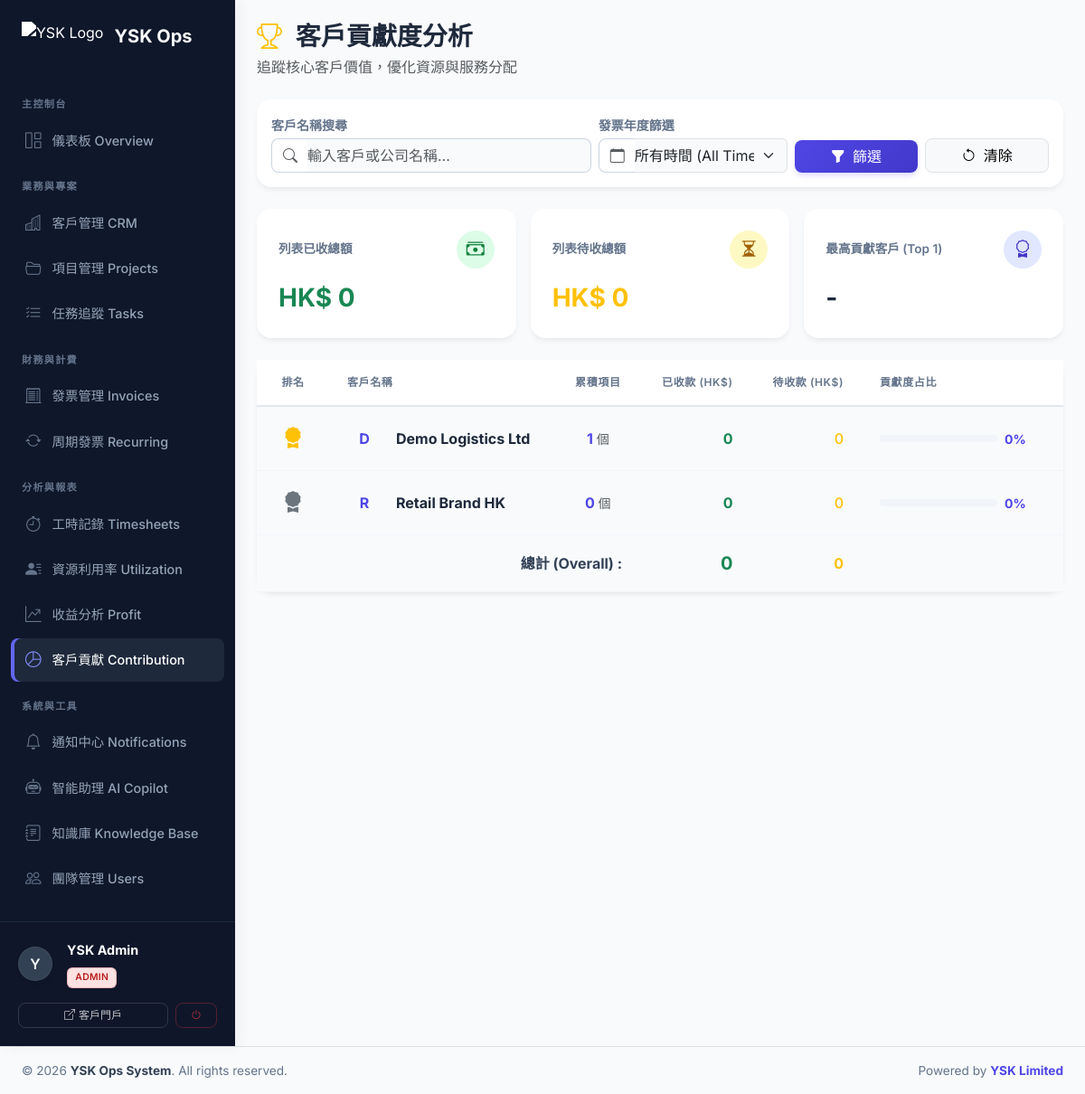
/client_contribution.php (signed in), run on an earlier commit of the app's database.
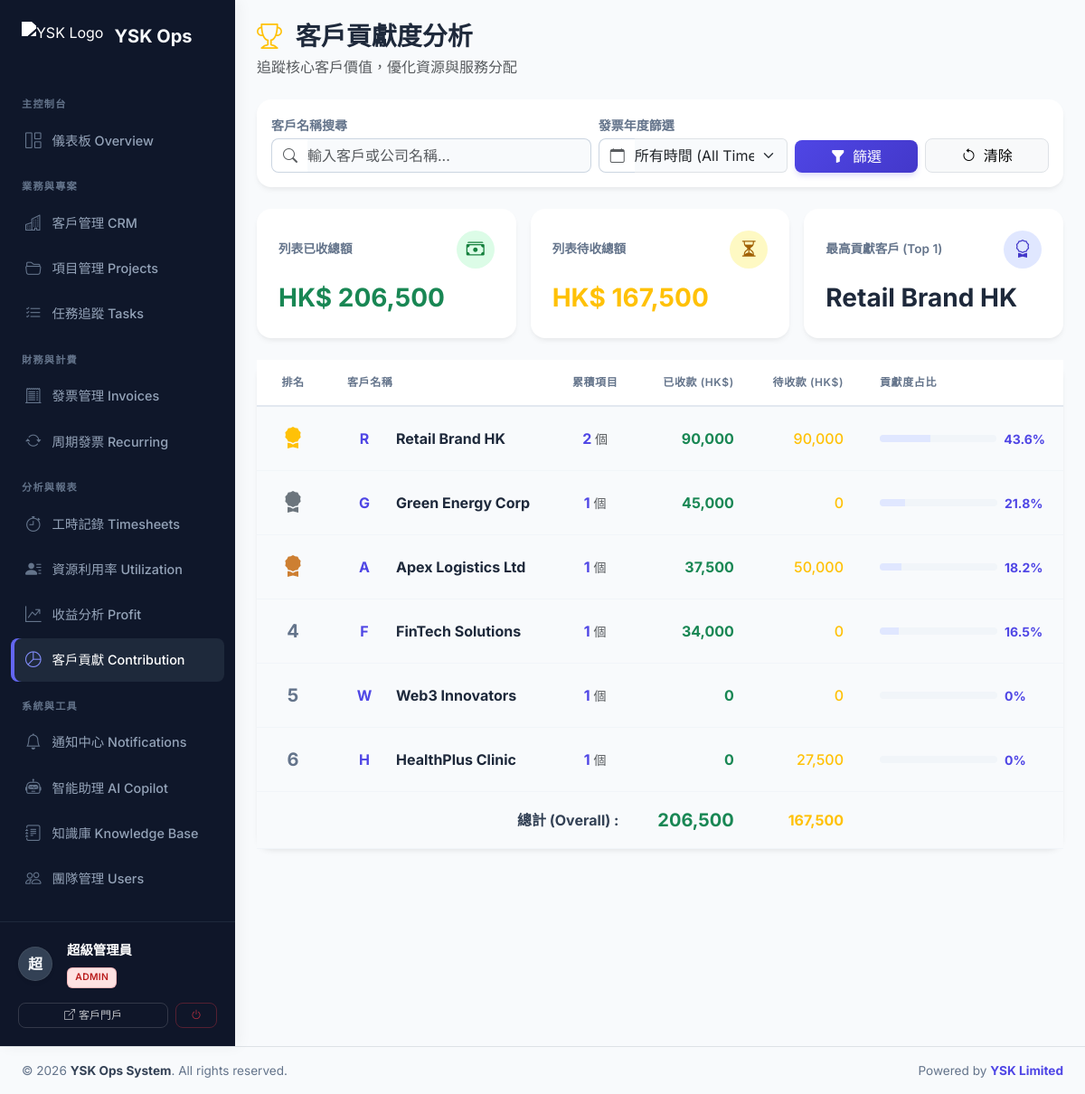
And on a later commit of the database.
### tables this page shows
CREATE TABLE clients (
    id INT AUTO_INCREMENT PRIMARY KEY,
    company_name VARCHAR(150) NOT NULL,
    contact_person VARCHAR(100),
    email VARCHAR(100),
    phone VARCHAR(20),
    address TEXT,
    notes TEXT,
    status ENUM('active', 'inactive', 'lead') DEFAULT 'active',
    created_at TIMESTAMP DEFAULT CURRENT_TIMESTAMP,
    updated_at TIMESTAMP DEFAULT CURRENT_TIMESTAMP ON UPDATE CURRENT_TIMESTAMP,
    FULLTEXT KEY ft_clients (company_name, contact_person, email, notes)
);

### includes/db.php (called while the page is built, shortened)
<?php
function get_db_connection() {
    static $pdo = null;
    if ($pdo === null) {
        try {
            $dsn = "mysql:host=" . DB_HOST . ";dbname=" . DB_NAME . ";charset=" . DB_CHARSET;
            $pdo = new PDO($dsn, DB_USER, DB_PASS, [
                PDO::ATTR_ERRMODE => PDO::ERRMODE_EXCEPTION,
                PDO::ATTR_DEFAULT_FETCH_MODE => PDO::FETCH_ASSOC,
                PDO::ATTR_EMULATE_PREPARES => false,
            ]);
        } catch (PDOException $e) {
            die("Database connection failed: " . $e->getMessage() . "<br>Please check config.php and run database.sql first.");
        }
    }
    return $pdo;
}
function db_query($sql, $params = []) {
    $pdo = get_db_connection();
    $stmt = $pdo->prepare($sql);
    $stmt->execute($params);
    return $stmt;
}
function db_fetch_all($sql, $params = []) {
    return db_query($sql, $params)->fetchAll();
}
?>

### client_contribution.php (the view, shortened to what the changed rows need)
<?php
require_once 'includes/db.php';
$search_clause = "";
$params = [];
$year_clause = "";
$sql = "
    SELECT c.*,
           (SELECT COUNT(*) FROM projects WHERE client_id = c.id) as project_count,
           (SELECT COALESCE(SUM(total_amount),0) FROM invoices WHERE client_id = c.id AND status = 'paid' $year_clause) as total_revenue,
           (SELECT COALESCE(SUM(total_amount),0) FROM invoices WHERE client_id = c.id AND status IN ('draft', 'sent', 'overdue') $year_clause) as pending_revenue
    FROM clients c
    WHERE c.status = 'active' $search_clause
    ORDER BY total_revenue DESC
";
$clients = db_fetch_all($sql, $params);
$total_all_revenue = array_sum(array_column($clients, 'total_revenue'));
$total_all_pending = array_sum(array_column($clients, 'pending_revenue'));
$top_client = !empty($clients) && $clients[0]['total_revenue'] > 0 ? $clients[0] : null;
?>
<?php include 'includes/header.php'; ?>
<div class="d-flex">
    <?php include 'includes/sidebar.php'; ?>
    <div class="flex-grow-1 p-4">
        <div class="d-flex justify-content-between align-items-center mb-4">
            <div>
                <h2 class="h3 fw-bold mb-1 text-slate-800">
                    <i class="bi bi-trophy me-2 text-warning"></i> 客戶貢獻度分析
                </h2>
            </div>
        </div>
        <div class="row g-3 mb-4">
            <div class="col-md-4">
                <div class="card stat-card h-100 border-0 shadow-sm">
                    <div class="card-body p-4">
                        <div class="d-flex justify-content-between align-items-center mb-3">
                            <h6 class="text-slate-500 fw-semibold mb-0" style="font-size: 0.85rem;">列表已收總額</h6>
                            <div class="bg-success bg-opacity-10 text-success rounded-circle d-flex align-items-center justify-content-center" style="width: 42px; height: 42px;">
                            </div>
                        </div>
                        <h3 class="fw-bold text-success mb-1">HK$ <?= number_format($total_all_revenue, 0) ?></h3>
                    </div>
                </div>
            </div>
            <div class="col-md-4">
                <div class="card stat-card h-100 border-0 shadow-sm">
                    <div class="card-body p-4">
                        <div class="d-flex justify-content-between align-items-center mb-3">
                            <h6 class="text-slate-500 fw-semibold mb-0" style="font-size: 0.85rem;">列表待收總額</h6>
                            <div class="bg-warning bg-opacity-10 text-warning rounded-circle d-flex align-items-center justify-content-center" style="width: 42px; height: 42px;">
                            </div>
                        </div>
                        <h3 class="fw-bold text-warning mb-1">HK$ <?= number_format($total_all_pending, 0) ?></h3>
                    </div>
                </div>
            </div>
            <div class="col-md-4">
                <div class="card stat-card h-100 border-0 shadow-sm">
                    <div class="card-body p-4">
                        <div class="d-flex justify-content-between align-items-center mb-3">
                            <h6 class="text-slate-500 fw-semibold mb-0" style="font-size: 0.85rem;">最高貢獻客戶 (Top 1)</h6>
                            <div class="bg-primary bg-opacity-10 text-primary rounded-circle d-flex align-items-center justify-content-center" style="width: 42px; height: 42px;">
                            </div>
                        </div>
                        <h3 class="fw-bold text-slate-800 mb-1 text-truncate" style="max-width: 100%;" title="<?= htmlspecialchars($top_client['company_name'] ?? '無') ?>">
                            <?= $top_client ? htmlspecialchars($top_client['company_name']) : '-' ?>
                        </h3>
                    </div>
                </div>
            </div>
        </div>
        <div class="card border-0 shadow-sm mb-4">
            <div class="card-body p-0">
                <div class="table-responsive">
                    <table class="table table-hover align-middle mb-0">
                        <thead>
                            <tr>
                                <th width="80" class="text-center">排名</th>
                                <th>客戶名稱</th>
                                <th class="text-center">累積項目</th>
                                <th class="text-end">已收款 (HK$)</th>
                                <th class="text-end">待收款 (HK$)</th>
                                <th width="25%">貢獻度占比</th>
                            </tr>
                        </thead>
                        <tbody>
                            <?php $rank = 1; foreach ($clients as $c):
                                $contribution = $total_all_revenue > 0 ? round(($c['total_revenue'] / $total_all_revenue) * 100, 1) : 0;
                                $avatar_char = mb_substr($c['company_name'] ?? 'C', 0, 1, 'UTF-8');
                                $rank_html = "<strong>{$rank}</strong>";
                                if ($rank == 1) $rank_html = "<i class='bi bi-award-fill fs-4 text-warning' title='Top 1'></i>";
                                elseif ($rank == 2) $rank_html = "<i class='bi bi-award-fill fs-4 text-secondary' title='Top 2'></i>";
                                elseif ($rank == 3) $rank_html = "<i class='bi bi-award-fill fs-4' style='color: #cd7f32;' title='Top 3'></i>";
                            ?>
                            <tr>
                                <td class="text-center text-slate-500 fs-5"><?= $rank_html ?></td>
                                <td>
                                    <div class="d-flex align-items-center">
                                        <div class="bg-indigo bg-opacity-10 text-indigo rounded-circle d-flex align-items-center justify-content-center me-3" style="width: 38px; height: 38px;">
                                            <span class="fw-bold fs-6"><?= htmlspecialchars($avatar_char) ?></span>
                                        </div>
                                        <span class="fw-bold text-slate-800"><?= htmlspecialchars($c['company_name'] ?? '') ?></span>
                                    </div>
                                </td>
                                <td class="text-center">
                                    <div class="fw-bold text-indigo fs-6"><?= $c['project_count'] ?> <span class="text-muted small fw-normal">個</span></div>
                                </td>
                                <td class="text-end fw-bold text-success fs-6">
                                    <?= number_format($c['total_revenue'], 0) ?>
                                </td>
                                <td class="text-end text-warning fw-medium">
                                    <?= number_format($c['pending_revenue'], 0) ?>
                                </td>
                                <td class="pe-4">
                                    <div class="d-flex align-items-center gap-2">
                                        <div class="progress flex-grow-1" style="height: 8px; border-radius: 4px; background-color: #f1f5f9;">
                                            <div class="progress-bar bg-primary" style="width: <?= $contribution ?>%"></div>
                                        </div>
                                        <small class="fw-bold text-primary" style="min-width: 45px;"><?= $contribution ?>%</small>
                                    </div>
                                </td>
                            </tr>
                            <?php $rank++; endforeach; ?>
                        </tbody>
                        <tfoot class="bg-light">
                            <tr>
                                <td colspan="3" class="text-end fw-bold text-slate-700 py-3">總計 (Overall) :</td>
                                <td class="text-end fw-bold text-success fs-5 py-3"><?= number_format($total_all_revenue, 0) ?></td>
                                <td class="text-end fw-bold text-warning fs-6 py-3"><?= number_format($total_all_pending, 0) ?></td>
                                <td class="pe-4"></td>
                            </tr>
                        </tfoot>
                    </table>
                </div>
            </div>
        </div>
    </div>
</div>
<?php include 'includes/footer.php'; ?>

### includes/sidebar.php (shortened to what the changed rows need)
<div id="sidebar" class="d-flex flex-column pb-0">
    <?php
        $user_name = $_SESSION['user']['full_name'] ?? 'User';
        $user_role = $_SESSION['user']['role'] ?? 'viewer';
        $avatar_char = mb_substr($user_name, 0, 1, 'UTF-8');
        $role_colors = [
            'admin' => 'danger',
            'pm' => 'primary',
            'developer' => 'success',
            'finance' => 'warning',
            'viewer' => 'secondary'
        ];
        $r_color = $role_colors[$user_role] ?? 'secondary';
    ?>
    <div class="sidebar-user-card">
        <div class="d-flex align-items-center mb-3">
            <div class="sidebar-user-avatar me-3 shadow-sm border border-secondary border-opacity-25">
                <?= htmlspecialchars($avatar_char) ?>
            </div>
            <div class="overflow-hidden">
                <div class="text-white fw-bold text-truncate" style="font-size: 0.9rem;"><?= htmlspecialchars($user_name) ?></div>
                <div class="mt-1">
                    <span class="badge bg-<?= $r_color ?> bg-opacity-25 text-<?= $r_color ?> border border-<?= $r_color ?> border-opacity-25" style="font-size: 0.65rem; padding: 3px 6px;">
                    </span>
                </div>
            </div>
        </div>
    </div>
</div>

What changed in the data, as far as the page shows it:
changed clients "Retail Brand HK": company_name (not shown) → "Retail Brand HK"; project_count "0" → "2"; total_revenue "0" → "90,000"; pending_revenue "0" → "90,000"; contribution "0" → "43.6"; moves up the list
added clients: company_name "G", company_name "Green Energy Corp", project_count "1", total_revenue "45,000", pending_revenue "0", contribution "21.8"
changed clients: company_name "D" → "A"; company_name "Demo Logistics Ltd" → "Apex Logistics Ltd"; total_revenue "0" → "37,500"; pending_revenue "0" → "50,000"; contribution "0" → "18.2"
added clients: company_name "F", company_name "FinTech Solutions", project_count "1", total_revenue "34,000", pending_revenue "0", contribution "16.5"
added clients: company_name "W", company_name "Web3 Innovators", project_count "1", total_revenue "0", pending_revenue "0", contribution "0"
added clients: company_name "H", company_name "HealthPlus Clinic", project_count "1", total_revenue "0", pending_revenue "27,500", contribution "0"
Also different on the page:
$avatar_char: "Y" → "超"
$user_name: "YSK Admin" → "超級管理員"
$total_all_revenue: "0" → "206,500"
$total_all_pending: "0" → "167,500"
